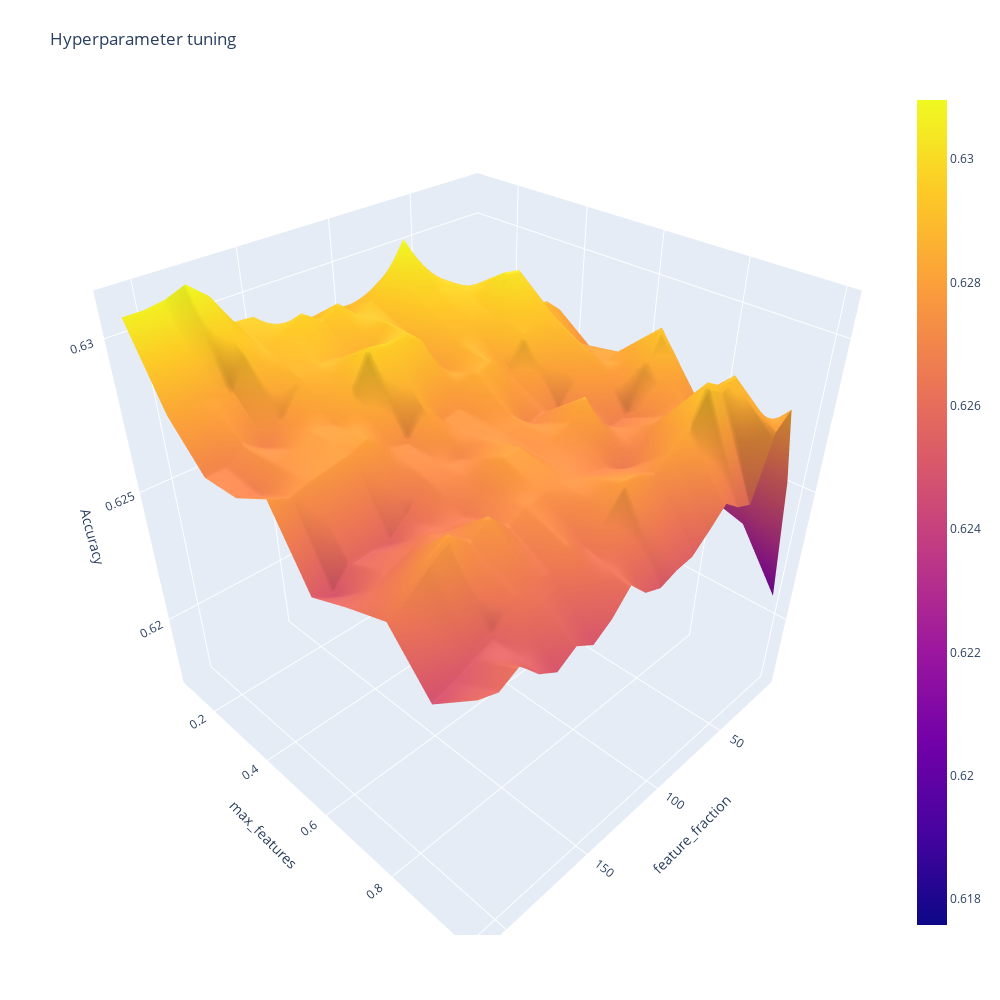

The notebook cell this image was saved under:
### Code cell
#3D Surface Plot 

fig = go.Figure(data = [go.Surface(z = z , y = y, x = x )], layout = layout)
fig.update_layout (title = "Hyperparameter tuning", 
                  scene = dict(
                  xaxis_title = 'feature_fraction', 
                  yaxis_title = 'max_features', 
                  zaxis_title = "Accuracy"), 
                  autosize = False, 
                  width = 1000, height = 1000, 
                  margin = dict (l = 65, r = 50, b = 65, t = 90))
fig.show()

### Figure 1 — Plotly figure (JSON) as saved in the notebook; plotly's stock layout.template omitted (floating-point values rounded to 4 significant figures; data arrays with more than 128 entries replaced by an {"elided": "..."} marker saying what was removed)
{"data": [{"type": "surface", "x": [10, 20, 30, 40, 50, 60, 70, 80, 90, 100, 110, 120, 130, 140, 150, 160, 170, 180, 190, 200, 210], "y": [0.1, 0.2, 0.3, 0.4, 0.5, 0.6, 0.7, 0.8, 0.9, 1], "z": {"elided": "10x21 float values"}}], "layout": {"autosize": false, "height": 1000, "margin": {"b": 65, "l": 65, "r": 50, "t": 90}, "scene": {"xaxis": {"title": {"text": "feature_fraction"}}, "yaxis": {"title": {"text": "max_features"}}, "zaxis": {"title": {"text": "Accuracy"}}}, "title": {"text": "Hyperparameter tuning"}, "width": 1000, "xaxis": {"title": {"text": "feature_fraction"}}, "yaxis": {"title": {"text": "n_estimators"}}}}
